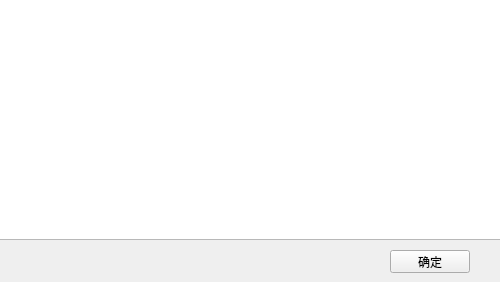
<?xml version="1.0" encoding="UTF-8"?>
<ui version="4.0">
 <class>AboutWidget</class>
 <widget class="QWidget" name="AboutWidget">
  <property name="windowModality">
   <enum>Qt::WindowModal</enum>
  </property>
  <property name="geometry">
   <rect>
    <x>0</x>
    <y>0</y>
    <width>500</width>
    <height>282</height>
   </rect>
  </property>
  <property name="minimumSize">
   <size>
    <width>500</width>
    <height>282</height>
   </size>
  </property>
  <property name="maximumSize">
   <size>
    <width>500</width>
    <height>282</height>
   </size>
  </property>
  <property name="windowTitle">
   <string>MainWidget</string>
  </property>
  <widget class="QTextBrowser" name="textBrowser">
   <property name="geometry">
    <rect>
     <x>-10</x>
     <y>-10</y>
     <width>511</width>
     <height>250</height>
    </rect>
   </property>
   <property name="frameShape">
    <enum>QFrame::StyledPanel</enum>
   </property>
  </widget>
  <widget class="QGraphicsView" name="graphicsView">
   <property name="geometry">
    <rect>
     <x>0</x>
     <y>0</y>
     <width>130</width>
     <height>239</height>
    </rect>
   </property>
   <property name="frameShape">
    <enum>QFrame::NoFrame</enum>
   </property>
   <property name="verticalScrollBarPolicy">
    <enum>Qt::ScrollBarAlwaysOff</enum>
   </property>
   <property name="horizontalScrollBarPolicy">
    <enum>Qt::ScrollBarAlwaysOff</enum>
   </property>
   <property name="sizeAdjustPolicy">
    <enum>QAbstractScrollArea::AdjustToContents</enum>
   </property>
   <property name="alignment">
    <set>Qt::AlignLeading|Qt::AlignLeft|Qt::AlignTop</set>
   </property>
  </widget>
  <widget class="QTextBrowser" name="textBrowser_2">
   <property name="geometry">
    <rect>
     <x>150</x>
     <y>20</y>
     <width>256</width>
     <height>192</height>
    </rect>
   </property>
   <property name="frameShape">
    <enum>QFrame::NoFrame</enum>
   </property>
  </widget>
  <widget class="QPushButton" name="pushButton">
   <property name="geometry">
    <rect>
     <x>390</x>
     <y>250</y>
     <width>80</width>
     <height>23</height>
    </rect>
   </property>
   <property name="text">
    <string>确定</string>
   </property>
  </widget>
 </widget>
 <resources/>
 <connections/>
</ui>
